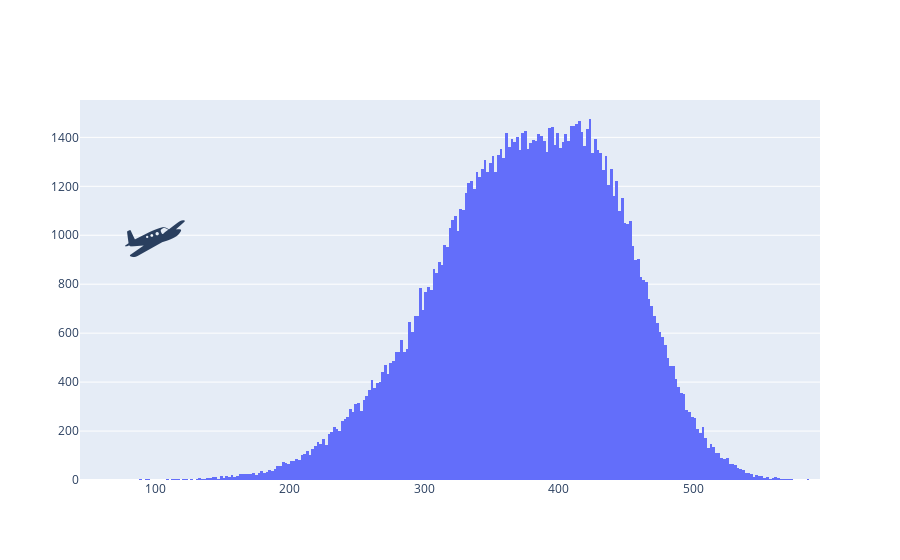

Notebook source saved alongside this figure:
### Markdown cell above
- The first graph we can see the data points clearly now. There seems to be three distinct groups in the distance that flights will go. There does appear to be a tilt to the the data points suggesting that there is a positive relationship between the variables. 
- In the second graph I added a LOWESS line as opposed to a regression line as I sensed that the data wouldn't be particularly linear. This line doesn't assume linearity and bend to fit the trend of the data. As we can see there is a strong relationship between coach price a miles once the journeys become longer than 2000 miles. 
- For context that 2000 miles would be From Dublin to Athens or the Canary Islands. 
A 3000 miles we start to reach the east coast of North America such as new york and Toronto in Canada.

### Code cell
#Attempting to create an interactive graph to return to later. 
fig = go.Figure()
fig.add_histogram(x = flight['coach_price'] )
size = '60'
emoji = '&#128745'
text = f"<span style='font-size:{size}px;'>{emoji};</span>"
fig.add_annotation( x= 100,y= 1000, xref = 'x', yref= 'y', text = text,  showarrow = False)

### Figure 1 — Plotly figure (JSON) as saved in the notebook; plotly's stock layout.template omitted (floating-point values rounded to 4 significant figures; data arrays with more than 128 entries replaced by an {"elided": "..."} marker saying what was removed)
{"data": [{"type": "histogram", "x": {"elided": "129780 float values"}}], "layout": {"annotations": [{"showarrow": false, "text": "<span style='font-size:60px;'>&#128745;</span>", "x": 100, "xref": "x", "y": 1000, "yref": "y"}]}}
